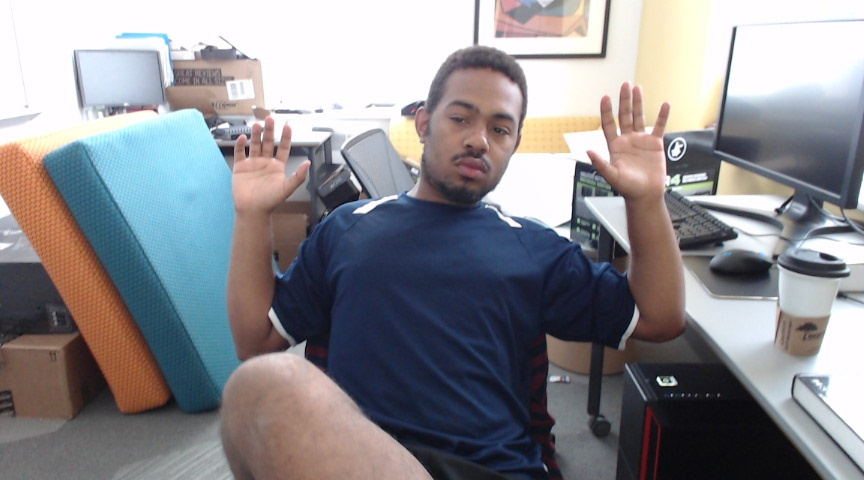
#> input picture convex/1/working/test.jpg, 864 x 480 px, given in place of the camera
$ python dual_bound_slider.py   (Python 2 division)
#> lines starting #> are read from the running program, lines starting #| are printed output that depends on the picture
#> further down, f is the input picture: shape (480, 864, 3); mean B, G, R 142.5, 138, 138.9
#Experimental goal: sliders for selecting a low HSV value
#Camera image is filtered with low, high calues
#Long term goal: used to seed skin color
#for OpenCV 3.0

import cv2
import numpy as np

BLUISH_HUE = 25
HUE_DIST = 15
MAX_HUE = 179

MIN_SAT = 0
MAX_SAT = 255

MIN_VAL = 0
MAX_VAL = 255

IMG_COLOR_DEPTH = 3
IMG_NP_TYPE = np.uint8

win_width = 512
win_height = 600

# chris' vars
slider_name = 'HSV_Tracker'
color_val = [BLUISH_HUE, MIN_SAT, MIN_VAL]
low = [0,0,0]
high = [179,255,255]
preview = None

def initSlider():
    '''
    Sets up window
    '''
    cv2.namedWindow(slider_name)
    def lcb_0(x):
        low[0] = x
    def hcb_0(x):
        high[0] = x
    def lcb_1(x):
        low[1] = x
    def hcb_1(x):
        high[1] = x
    def lcb_2(x):
        low[2] = x
    def hcb_2(x):
        high[2] = x

    cv2.createTrackbar('h_low', slider_name, low[0], MAX_HUE, lcb_0)
    cv2.createTrackbar('s_low', slider_name, low[1], MAX_SAT, lcb_1)
    cv2.createTrackbar('v_low', slider_name, low[2], MAX_VAL, lcb_2)
    cv2.createTrackbar('h_high', slider_name, high[0], MAX_HUE, hcb_0)
    cv2.createTrackbar('s_high', slider_name, high[1], MAX_SAT, hcb_1)
    cv2.createTrackbar('v_high', slider_name, high[2], MAX_VAL, hcb_2)
    #preview = initImage(win_width,win_height)
    return color_val

def showSlider(frame):
    '''
    Transforms frame and
    shows in namedwindow;
    returns color bounds
    '''
    #lower_color, upper_color = clampedColorRange()
    preview = initImage(win_width,win_height) #has to be a better way...
    scaled_frame = cv2.resize(frame,(win_height/2, win_width/2),interpolation = cv2.INTER_AREA) #interpolation???
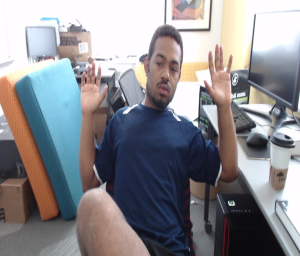
#> scaled_frame: shape (256, 300, 3); mean B, G, R 142.5, 138, 138.9
    color_trans = cv2.cvtColor(scaled_frame,cv2.COLOR_BGR2HSV)
#> color_trans: shape (256, 300, 3); mean H, S, V 90.7, 59.4, 154.4
    mask = cv2.dilate(cv2.inRange(color_trans, np.array(low), np.array(high)),
                      cv2.getStructuringElement(cv2.MORPH_ELLIPSE,(5,5)))
#> mask: shape (256, 300); every value is 255
    end_res = cv2.bitwise_and(scaled_frame, scaled_frame, mask=mask)
    preview[0:win_width/2,0:win_height/2] = scaled_frame # upper left, clockwise
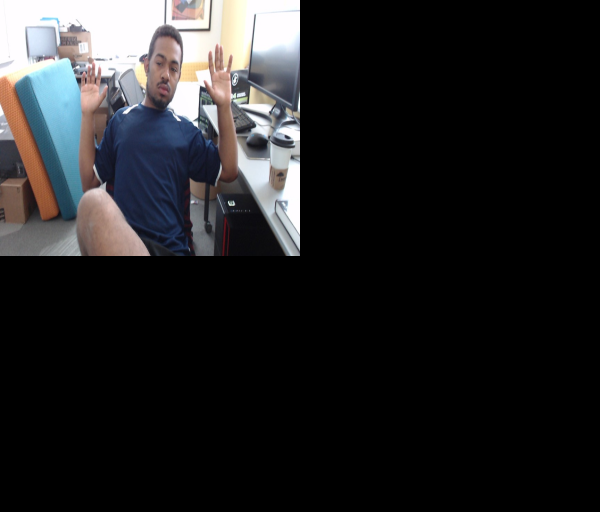
#> preview: shape (512, 600, 3); mean B, G, R 35.6, 34.5, 34.7
    preview[win_width/2:win_width,0:win_height/2] = color_trans
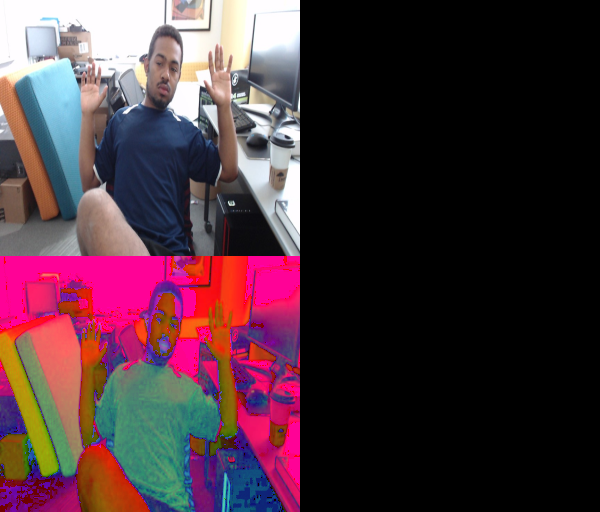
#> preview: shape (512, 600, 3); mean B, G, R 58.3, 49.4, 73.3
    preview[0:win_width/2,win_height/2:win_height] = cv2.cvtColor(mask,cv2.COLOR_GRAY2BGR)
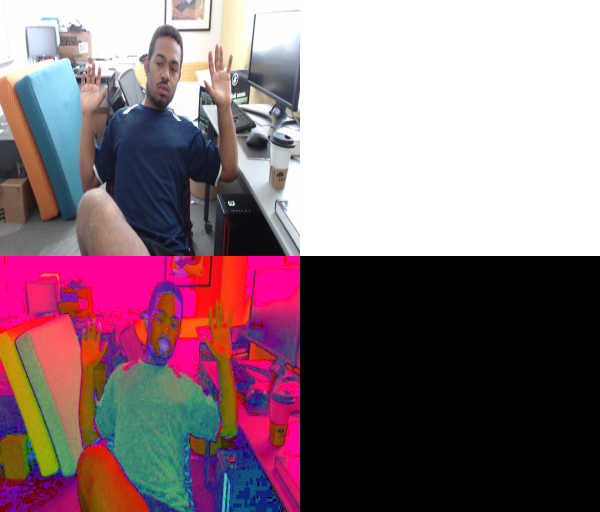
#> preview: shape (512, 600, 3); mean B, G, R 122, 113.1, 137.1
    preview[win_width/2:win_width,win_height/2:win_height] = end_res
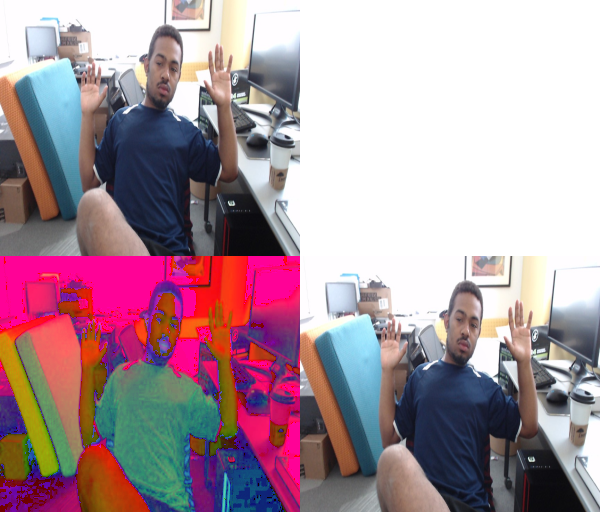
#> preview: shape (512, 600, 3); mean B, G, R 157.7, 147.6, 171.8
    cv2.imshow(slider_name, preview)
    #return (lower_color, upper_color)

def initImage(twidth, theight):
    '''
    Makes empty pic
    '''
    return np.zeros( shape=(twidth, theight, IMG_COLOR_DEPTH), dtype=IMG_NP_TYPE)

def clampedColorRange():
    '''
    Gets color bounds
    '''
    lowHue = max(color_val[0] - HUE_DIST, 0)
    highHue = min(color_val[0] + HUE_DIST, MAX_HUE)
    small = np.array([lowHue, color_val[1], color_val[2]])
    high = np.array([highHue, MAX_SAT, MAX_VAL])
    return small, high

# THIS IS A TEST; NOT MEANT TO BE USED
c_v = initSlider()
c = cv2.VideoCapture(0)
while 1:
    _, f = c.read()
    showSlider(f)
    k = cv2.waitKey(5) & 0xFF
#> (key Esc is pressed here)
    if k == 27:
        break
    elif k == ord('s'): # UTIL below
        trkd = raw_input("What are you tracking: ")
        s = "%s: %d %d %d" % (trkd, color_val[0], color_val[1], color_val[2])
        f = open("slider_saves.txt", 'a')
        f.write(s+'\n')
        f.close()
cv2.destroyAllWindows()

$ run again, on convex/1/working/left.jpg
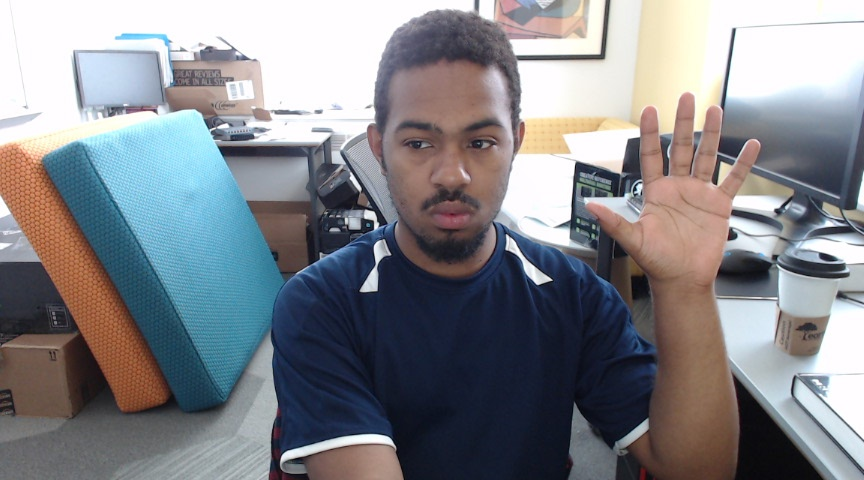
#> input picture convex/1/working/left.jpg, 864 x 480 px, given in place of the camera
#> f is the input picture: shape (480, 864, 3); mean B, G, R 138.1, 133, 131.7
#> in showSlider, `scaled_frame = cv2.resize(frame,(win_height/2, win_width/2),interpolat..`:
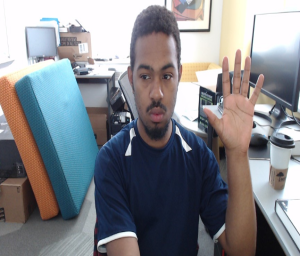
#> scaled_frame: shape (256, 300, 3); mean B, G, R 138.1, 133, 131.7
#> color_trans: shape (256, 300, 3); mean H, S, V 90, 68.1, 149.7
#> mask: shape (256, 300); every value is 255
#> in showSlider, `preview[win_width/2:win_width,win_height/2:win_height] = end_res`:
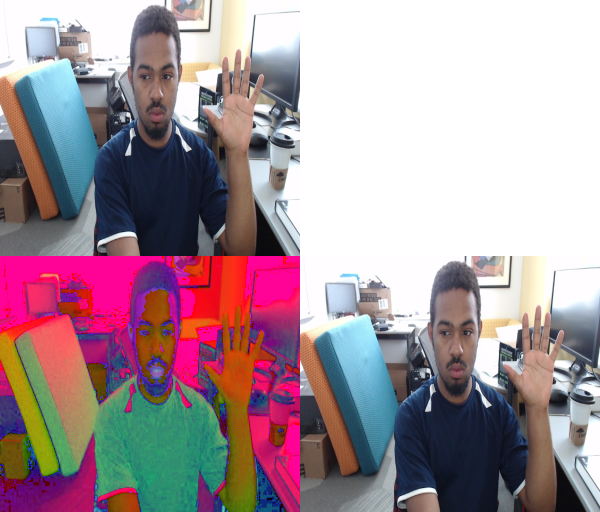
#> preview: shape (512, 600, 3); mean B, G, R 155.3, 147.3, 167

$ run again, on convex/1/working/right.jpg
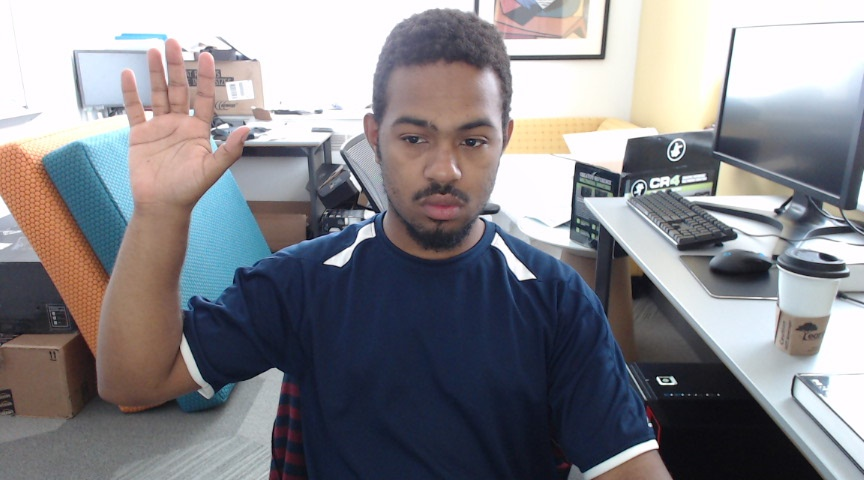
#> input picture convex/1/working/right.jpg, 864 x 480 px, given in place of the camera
#> f is the input picture: shape (480, 864, 3); mean B, G, R 138.6, 133.7, 134.8
#> in showSlider, `scaled_frame = cv2.resize(frame,(win_height/2, win_width/2),interpolat..`:
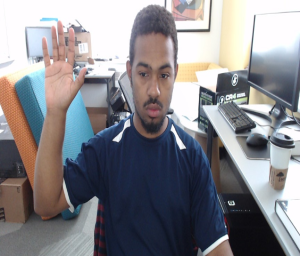
#> scaled_frame: shape (256, 300, 3); mean B, G, R 138.6, 133.7, 134.8
#> color_trans: shape (256, 300, 3); mean H, S, V 93.1, 60.8, 149
#> mask: shape (256, 300); every value is 255
#> in showSlider, `preview[win_width/2:win_width,win_height/2:win_height] = end_res`:
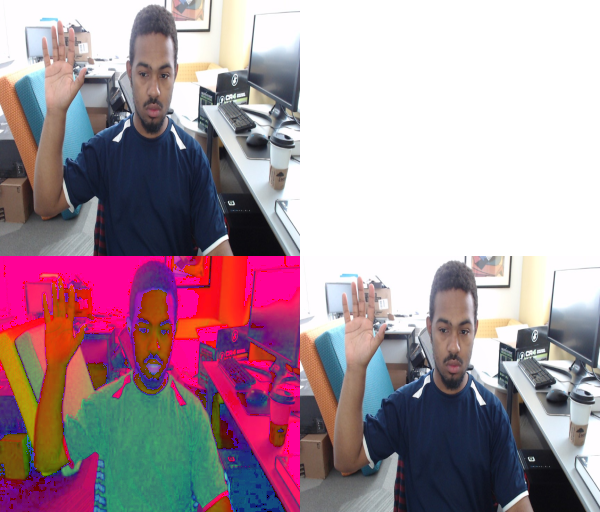
#> preview: shape (512, 600, 3); mean B, G, R 156.3, 145.8, 168.4
